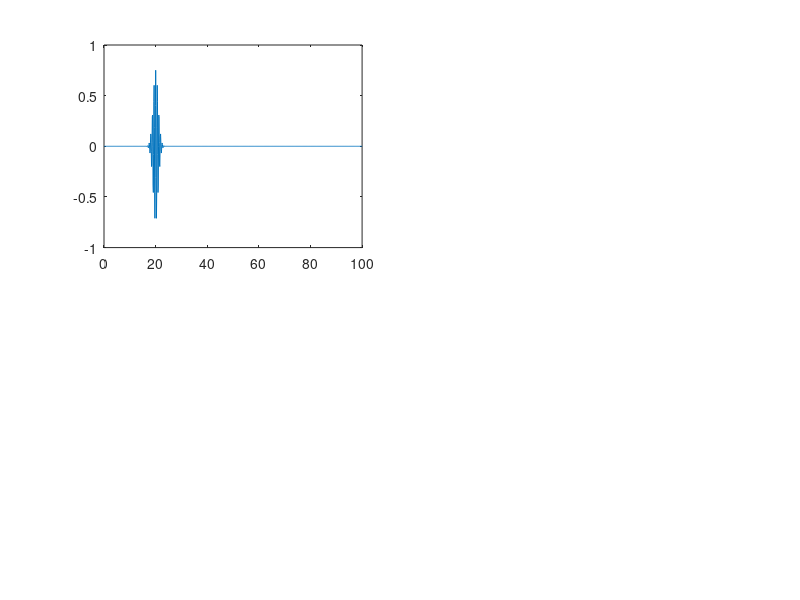

MATLAB code for this plot: (Note: this script raises an error after producing the figure.)
% ======================================================================================================================================
%%%%%%%%%% Preamble %%%%%%%%%%
% ======================================================================================================================================

% Part Ic - Free Particle Gaussian Wave Packet Incident on a Potential Barrier Simulation
% Wave packet propagation is performed using the split operator method

% Author: Max L Butterworth
% MSc in Theoretical and Computational Chemistry Project
% University of Oxford

% ======================================================================================================================================
%%%%%%%%%% Define constants and variables %%%%%%%%%%
% ======================================================================================================================================

% Natural units adopted throughout
L = 100; % Length of the 1D box
m = 1; % Mass of electron
h = 1; % Planck's constant
hbar = 1; % Definition of h bar
N_steps = 1000; % Number of discretisation points

wp_energy = 50; % Set the wave packet energy
barrier_energy = 20; % Set the magnitude of the potential barrier height
barrier_width = 25; % Set the barrier width in units of dx

x0 = 20; % Set the starting position of wave packet on the x-axis
k0 = sqrt((wp_energy * 2 * m)/(hbar^2)); % Calculate the wavenumber from wp_energy; k = 0 gives a stationary Gaussian wave packet
sigma = L/100; % Set the initial width of the wave packet

include_elapsed_time = false; % Define a variable to show elapsed time on figure or not

save_figures = false; % Define a variable to save figures at various points in the simulation or not

% ======================================================================================================================================
%%%%%%%%%% Discretise the spatial domain, x; time domain, t; and k-space domain, k %%%%%%%%%%
% ======================================================================================================================================

x = linspace(0, L, N_steps); % Define the x-domain
dx = x(2) - x(1); % Calculate the spatial step size

dk = (2 * pi)/L; % Define spacing in k-space

if rem(N_steps, 2) == 0 % Define k-space grid if N_steps is even
    k = dk * (-(N_steps/2):((N_steps/2)-1)).';

else % Define k-space grid if N_steps is odd
    k = dk * (-((N_steps-1)/2):((N_steps-1)/2)).';

end

dt = 1e-2; % Define the time step size
N_t = 1000; % Define the number of time steps to simulate

% ======================================================================================================================================
%%%%%%%%%% Construct the Hamiltonian using the finite difference method %%%%%%%%%%
% ======================================================================================================================================

% Construct the Hamiltonian inside the infinite potential well
laplacian = (1/dx^2) * spdiags([1, -2, 1], -1:1, N_steps, N_steps); % Define the Laplacian operator

if rem(barrier_width, 2) == 0 % If the barrier width is even

    lower_index = (N_steps - barrier_width)/2; % Lower x-index for which the potential barrier starts
    upper_index = (N_steps - barrier_width)/2; % Upper x-index for which the potential barrier ends

    % Define the potential energy accross the x-domain; potential step at halfway accross domain
    V_vector = [zeros(lower_index, 1); repmat(barrier_energy, barrier_width, 1); zeros(upper_index, 1)];

else

    lower_index = (N_steps - barrier_width + 1)/2; % Lower x-index for which the potential barrier starts
    upper_index = (N_steps - barrier_width - 1)/2; % Upper x-index for which the potential barrier ends

    % Define the potential energy accross the x-domain; potential step at halfway accross domain
    V_vector = [zeros(lower_index, 1); repmat(barrier_energy, barrier_width, 1); zeros(upper_index, 1)];

end

V_matrix = diag(V_vector); % Define a diagonal potential matrix

H = (-((hbar^2)/(2*m)) * laplacian) + V_matrix; % Define the Hamiltonian operator

% ======================================================================================================================================
%%%%%%%%%% Generate an initial wave packet by applying the inverse Fourier transform to a Gaussian %%%%%%%%%%
% ======================================================================================================================================

a_0 = 1; % Prefactor for the Gaussian distribution
phase = 0; % Define the phase term in the Gaussian distribution
phase_coeff = 0; % Define the coefficients of the components of the phase term

% Construct the Gaussian phase term in k-space
for index = 1:length(phase_coeff)
    phase = phase + (phase_coeff(index) * (k - k0).^(index - 1));
end

a_k = a_0 * exp((-(1/(2 * sigma^2)) * (k - k0).^2) + (1i * phase)); % Construct the whole Gaussian distribution in k-space
psi0 = ifft(ifftshift(a_k .* exp(-1i * k * x0))); % Initial Gaussian wave packet in real space

psi0_norm = psi0/sqrt(trapz(x, abs(psi0).^2)); % Normalise the initial Gaussian wave packet

% ======================================================================================================================================
%%%%%%%%%% Implement the Crank-Nicolson method to evolve the wavefunction and calculate probability current %%%%%%%%%%
% ======================================================================================================================================

% Define kinetic and potential operators
p = hbar * k; % Calcualte the momentum at each point in k-space

T_op = exp(-(1i * (p.^2) * dt)/(2 * m * hbar)); % Kinetic energy operator (full time step)
V_op = exp(-(1i * V_vector * dt)/(2 * hbar)); % Potential energy operator (half time step)

% Initialise arrays to store fluxes and a first derivative operator to calculate the fluxes
J = zeros(N_steps, N_t); % Array to store probability currents
first_deriv = spdiags([-1, 1], 0:1, N_steps, N_steps)/dx; % A matrix to calculte the first derivative using the finite difference method

% Set up the wave packet for propagation
psi = psi0_norm(1:N_steps); % Set the initial value of the wave packet
psi_t = zeros(N_steps, N_t); % Initialise an array to store the wave packet as it evolves in time
psi_t(:, 1) = psi; % Store the initial wave packet in the time evolution array

% Propagate the wave packet
for t = 2:N_t
    psi = V_op .* psi; % Operate a half time step in real space
    psi_k = fftshift(fft(psi)); % Fourier transform the wave packet into k-space
    psi_k = T_op .* psi_k; % Operate a full time step in k-space
    psi = ifft(ifftshift(psi_k)); % Inverse Fourier transform into real space
    psi = V_op .* psi; % Operate a half time step in real space

    psi = psi/sqrt(trapz(x, abs(psi).^2)); % Normalise the time-evolved wave packet

    psi_t(:, t) = psi; % Store the time-evolved wave packet in the time evolution array
    J(:, t) = -((1i * hbar)/(2 * m)) * ((conj(psi) .* (first_deriv * psi)) - ((first_deriv * conj(psi)) .* psi)); % Calculate probability current at each point along x
end

% ======================================================================================================================================
%%%%%%%%%% Plot the time evolution of the wave packet probability density %%%%%%%%%%
% ======================================================================================================================================

figure; % Generate a figure

subplot(2, 2, 1) % Top left subfigure
real_wavefunction = plot(x, real(psi_t(:, 1))); % Plot the real wavefunction
rectangle('Position', [x(lower_index), min(real(psi_t(:))), (barrier_width * dx), ...
         (abs(min(real(psi_t(:)))) + max(real(psi_t(:))))], EdgeColor='red', LineWidth=2) % Illustrate the barrier on the plot

xlabel('$x$', 'Interpreter','latex'); % Label the x-axis
ylabel('$\mathrm{Re}(\psi(x, t))$', 'Interpreter','latex'); % Label the y-axis
xlim([min(x) max(x)]) % Set the y-limits for convenience
ylim([min(real(psi_t(:))) max(real(psi_t(:)))]); % Set the y-limits foe convenience
title('Real Component of the Wavefunction') % Add a title
grid on; % Add a grid to the plot

subplot(2, 2, 2) % Top right subfigure
imag_wavefunction = plot(x, imag(psi_t(:, 1))); % Plot the imaginary wavefunction
rectangle('Position', [x(lower_index), min(imag(psi_t(:))), (barrier_width * dx), ...
         (abs(min(imag(psi_t(:)))) + max(imag(psi_t(:))))], EdgeColor='red', LineWidth=2) % Illustrate the barrier on the plot

xlabel('$x$', 'Interpreter','latex'); % Label the x-axis
ylabel('$\mathrm{Im}(\psi(x, t))$', 'Interpreter','latex'); % Label the y-axis
xlim([min(x) max(x)]) % Set the y-limits for convenience
ylim([min(imag(psi_t(:))) max(imag(psi_t(:)))]); % Set the y-limits for convenience
title('Imaginary Component of the Wavefunction') % Add a title
grid on; % Add a grid to the plot

subplot(2, 2, 3) % Bottom left subfigure
prob_density = plot(x, abs(psi_t(:, 1)).^2); % Plot the initial probability density
rectangle('Position', [x(lower_index), min(abs(psi_t(:)).^2), (barrier_width * dx), ...
         (abs(min(abs(psi_t(:)).^2)) + max(abs(psi_t(:)).^2))], EdgeColor='red', LineWidth=2) % Illustrate the barrier on the plot

xlabel('$x$', 'Interpreter','latex'); % Label the x-axis
ylabel('$|\psi(x, t)|^2$', 'Interpreter','latex'); % Label the y-axis
xlim([min(x) max(x)]) % Set the y-limits for convenience
ylim([min(abs(psi_t(:)).^2) max(abs(psi_t(:)).^2)]); % Set the y-limits for convenience
title('Probability Density') % Add a title
grid on; % Add a grid to the plot

subplot(2, 2, 4) % Bottom right subfigure
flux_plot = plot(x, J(:, 1)); % Plot the initial probability current
rectangle('Position', [x(lower_index), min(J(:)), (barrier_width * dx), ...
         (abs(min(J(:))) + max(J(:)))], EdgeColor='red', LineWidth=2) % Illustrate the barrier on the plot

xlabel('$x$', 'Interpreter', 'latex'); % Label the x-axis
ylabel('$J(x, t)$', 'Interpreter', 'latex'); % Label the y-axis
ylim([min(J(:)) max(J(:))]); % Set the y-limits for convenience
title('Probability Current') % Add a title
grid on; % Add a grid to the plot

% Animate the figures

for n = 1:N_t % Loop over all timesteps
    set(real_wavefunction, 'YData', real(psi_t(:, n))) % Update the real part of the wavefunction
    set(imag_wavefunction, 'YData', imag(psi_t(:, n))) % Update the imaginary part of the wavefunction
    set(prob_density, 'YData', abs(psi_t(:, n)).^2); % Update the probability density
    set(flux_plot, 'YData', J(:, n)); % Update the probability density
    pause(0.05); % Pause to create an animation effect
    drawnow; % Update the relevant figures
end